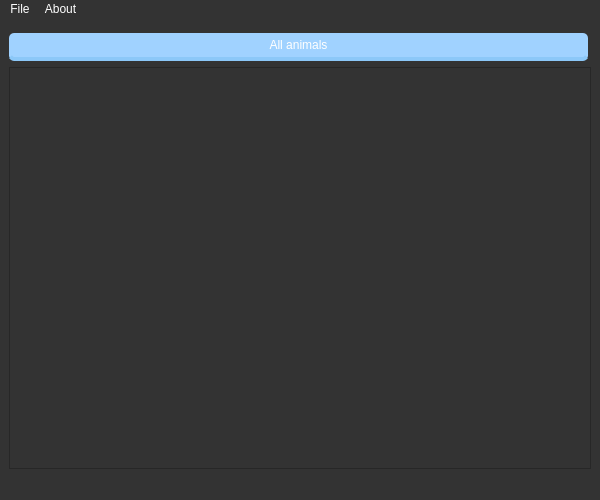
<?xml version="1.0" encoding="UTF-8"?>
<ui version="4.0">
 <class>MainWindow</class>
 <widget class="QMainWindow" name="MainWindow">
  <property name="geometry">
   <rect>
    <x>0</x>
    <y>0</y>
    <width>600</width>
    <height>500</height>
   </rect>
  </property>
  <property name="windowTitle">
   <string>Zoo register</string>
  </property>
  <property name="windowIcon">
   <iconset resource="resources/resource.qrc">
    <normaloff>:/rec/img/logo.png</normaloff>:/rec/img/logo.png</iconset>
  </property>
  <property name="styleSheet">
   <string notr="true">QWidget {
    background-color: #333333;
	color: white;
}
</string>
  </property>
  <widget class="QWidget" name="centralwidget">
   <layout class="QVBoxLayout" name="verticalLayout">
    <item>
     <layout class="QHBoxLayout" name="horizontalLayout">
      <item>
       <widget class="QPushButton" name="pushButton">
        <property name="styleSheet">
         <string notr="true">QPushButton {
    float: right;
    margin-right: 3%;
    margin-top: 5px;
    border-radius: 5px;
    padding: 5px 9px;
    font-size: 1.2em;
    background-color: rgba(160, 210, 255, 1);
    border-bottom: 4px solid rgba(140, 200, 248, 1);
    color:  white;
}

QPushButton:pressed {
    border-bottom: none;
    background-color: rgba(140, 200, 248, 1);
}
</string>
        </property>
        <property name="text">
         <string>All animals</string>
        </property>
       </widget>
      </item>
     </layout>
    </item>
    <item>
     <widget class="QTableView" name="tableView">
      <property name="styleSheet">
       <string notr="true">QTableView::item:selected:active {
    background: qlineargradient(x1: 0, y1: 0, x2: 1, y2: 1, stop: 0 #A0D2FF, stop: 1 white);
	color: black;
}</string>
      </property>
      <property name="gridStyle">
       <enum>Qt::SolidLine</enum>
      </property>
      <attribute name="horizontalHeaderVisible">
       <bool>false</bool>
      </attribute>
      <attribute name="horizontalHeaderHighlightSections">
       <bool>false</bool>
      </attribute>
      <attribute name="verticalHeaderVisible">
       <bool>false</bool>
      </attribute>
      <attribute name="verticalHeaderHighlightSections">
       <bool>false</bool>
      </attribute>
     </widget>
    </item>
   </layout>
  </widget>
  <widget class="QMenuBar" name="menubar">
   <property name="geometry">
    <rect>
     <x>0</x>
     <y>0</y>
     <width>600</width>
     <height>24</height>
    </rect>
   </property>
   <property name="styleSheet">
    <string notr="true"/>
   </property>
   <widget class="QMenu" name="menuFile">
    <property name="title">
     <string>File</string>
    </property>
    <addaction name="actionOpen"/>
    <addaction name="actionSave_as"/>
   </widget>
   <widget class="QMenu" name="menuAbout">
    <property name="title">
     <string>About</string>
    </property>
    <addaction name="actionAbout_project"/>
   </widget>
   <addaction name="menuFile"/>
   <addaction name="menuAbout"/>
  </widget>
  <widget class="QStatusBar" name="statusbar"/>
  <action name="actionOpen">
   <property name="icon">
    <iconset resource="resources/resource.qrc">
     <normaloff>:/rec/img/open_img.png</normaloff>:/rec/img/open_img.png</iconset>
   </property>
   <property name="text">
    <string>Open</string>
   </property>
  </action>
  <action name="actionSave_as">
   <property name="icon">
    <iconset resource="resources/resource.qrc">
     <normaloff>:/rec/img/saveas_img.png</normaloff>:/rec/img/saveas_img.png</iconset>
   </property>
   <property name="text">
    <string>Save as</string>
   </property>
  </action>
  <action name="actionAbout_project">
   <property name="icon">
    <iconset resource="resources/resource.qrc">
     <normaloff>:/rec/img/about_img.png</normaloff>:/rec/img/about_img.png</iconset>
   </property>
   <property name="text">
    <string>Info</string>
   </property>
  </action>
 </widget>
 <resources>
  <include location="resources/resource.qrc"/>
 </resources>
 <connections/>
</ui>
